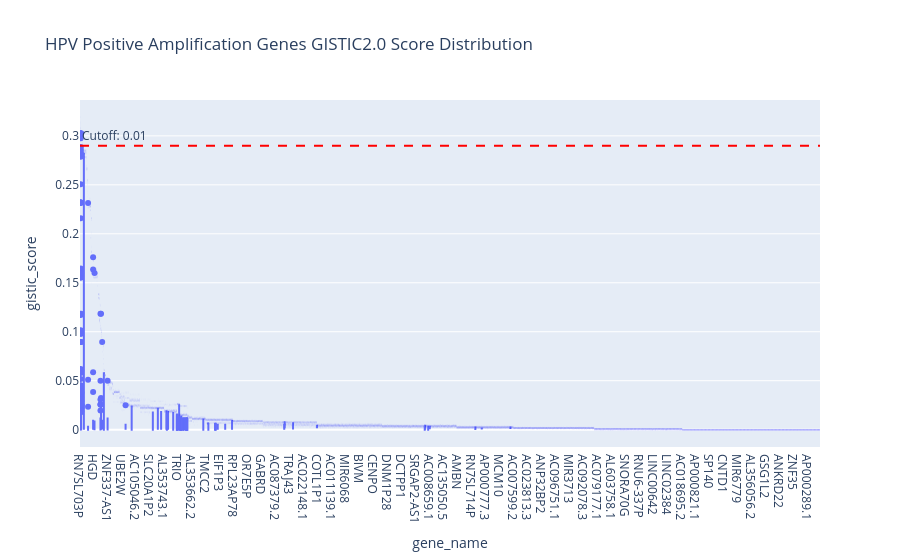

The cell this chart's notebook holds for it:
### Code cell
plot_gistic_distribution(hpv_positive_amplification_gene_df, "HPV Positive Amplification Genes GISTIC2.0 Score Distribution")

### Figure 1 — Plotly figure (JSON) as saved in the notebook; plotly's stock layout.template omitted (floating-point values rounded to 4 significant figures; data arrays with more than 128 entries replaced by an {"elided": "..."} marker saying what was removed)
{"data": [{"alignmentgroup": "True", "hovertemplate": "gene_name=%{x}<br>gistic_score=%{y}<extra></extra>", "legendgroup": "", "marker": {"color": "#636efa"}, "name": "", "notched": false, "offsetgroup": "", "orientation": "v", "showlegend": false, "type": "box", "x": {"elided": "60623 str values"}, "x0": " ", "xaxis": "x", "y": {"elided": "60623 float values"}, "y0": " ", "yaxis": "y"}], "layout": {"annotations": [{"showarrow": false, "text": "Cutoff: 0.01", "x": 0, "xanchor": "left", "xref": "x domain", "y": 0.29, "yanchor": "bottom", "yref": "y"}], "boxmode": "group", "legend": {"tracegroupgap": 0}, "shapes": [{"line": {"color": "red", "dash": "dash"}, "type": "line", "x0": 0, "x1": 1, "xref": "x domain", "y0": 0.29, "y1": 0.29, "yref": "y"}], "title": {"text": "HPV Positive Amplification Genes GISTIC2.0 Score Distribution"}, "xaxis": {"anchor": "y", "domain": [0, 1], "title": {"text": "gene_name"}}, "yaxis": {"anchor": "x", "domain": [0, 1], "title": {"text": "gistic_score"}}}}
